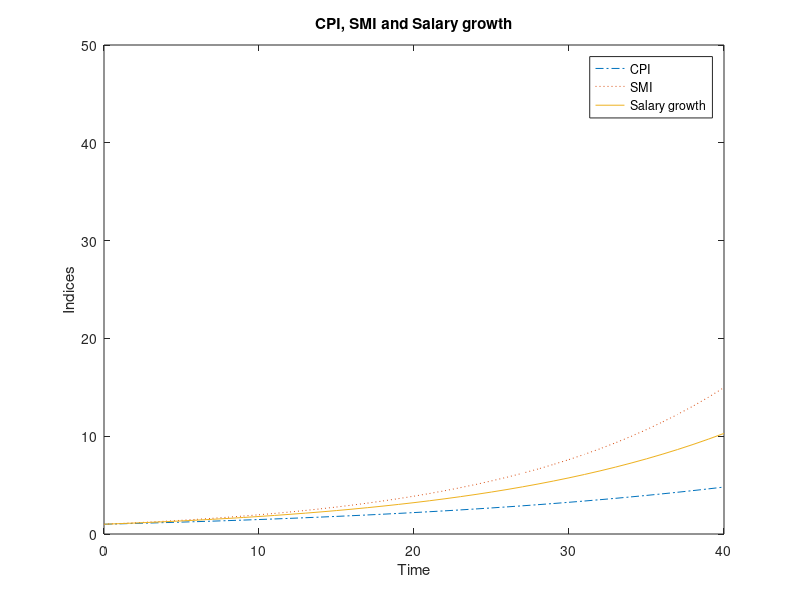
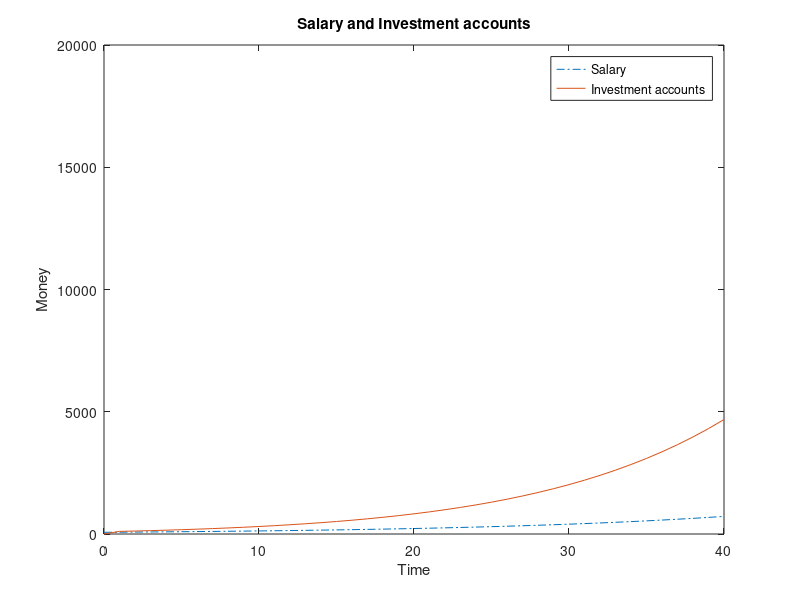
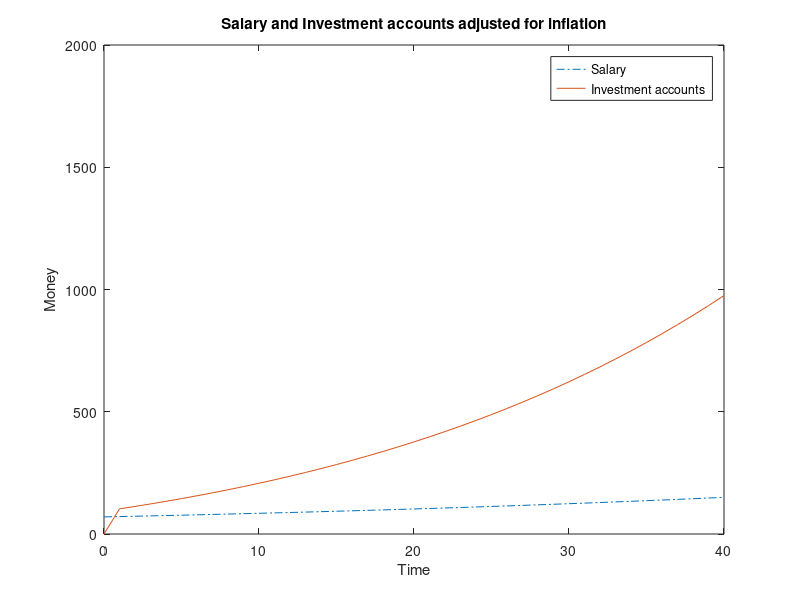

The MATLAB script that drew these images, in order:
%%Financial system
%Setting the constants
R_p=0.04;
R_m= 0.07;
R_s= 0.06;
R_i= 0.07;
E=0.85;
I=0.1;
kstep=1;

%Defining the state space model
A=[1+R_p 0 0 0 0;0 1+R_m 0 0 0; 0 0 1+R_s 0 0;0 0 1-E-I 1 0;0 0 I 0 1+R_i];
B=transpose([0 0 0 0 1]);
C=[0 0 0 1 1];
D=[0];
sys =ss(A,B,C,D,kstep);
k=0:40;
u=zeros([41 1]);
u(1)=100;
x0=transpose([1 1 70 20 0]);
[y,k,x] = lsim(sys,u,k,x0);

%plotting
figure
w_1=x(:,1);
w_2=x(:,2);
w_3=x(:,3);
plot(k,w_1,'-.',k,w_2,':',k,w_3/70,'-')
ylim([0 50])
title('CPI, SMI and Salary growth')
xlabel('Time')
ylabel('Indices')
legend('CPI', 'SMI', 'Salary growth')
hold off

figure
w_5=x(:,5);
plot(k, w_3,'-.',k,w_5,'-');
ylim([0 20000]);
title('Salary and Investment accounts')
xlabel('Time')
ylabel('Money')
legend('Salary','Investment accounts')

figure
w_5=x(:,5);
plot(k, w_3./w_1,'-.',k,w_5./w_1,'-');
ylim([0 2000]);
title('Salary and Investment accounts adjusted for inflation')
xlabel('Time')
ylabel('Money')
legend('Salary','Investment accounts')
